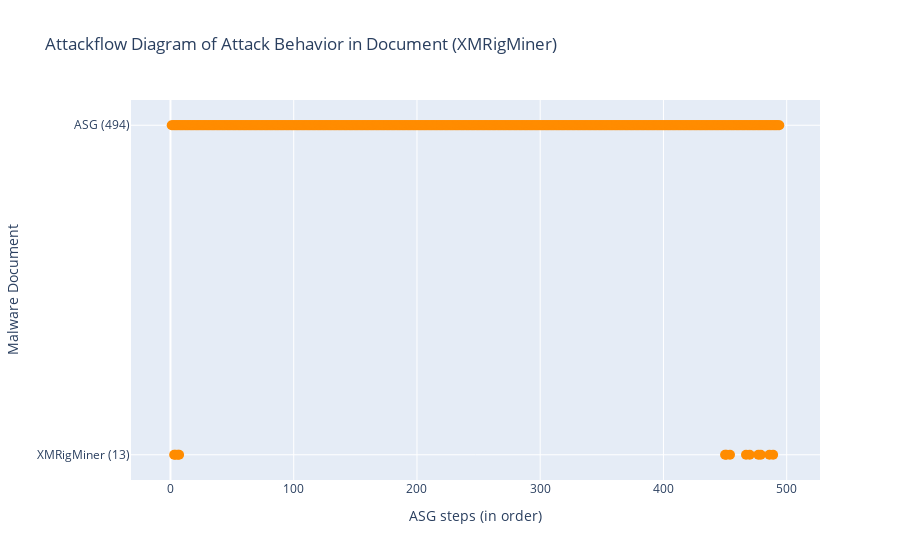

Notebook source saved alongside this figure:
### Markdown cell above
### Run Script: draw Lifecycle diagram
- 兩個 traces (legend) 一般的 OP 和 ChangeSys OP。分兩個顏色，不重疊。
- x: [a,a,a,a,b,b,b,c,c,c] 不同 report 的 step 可以放同一個 list，因為屬於同個 trace。

### Code cell
# import plotly.express as px
import plotly
import plotly.graph_objects as go

def symmetric_difference(list1: list, list2: list) -> list:
    ''' return list1 - list2. '''
    s = set(list2)
    temp3 = [x for x in list1 if x not in s]
    return temp3

def draw_lifecycle(fset:FamilySet):
    familname = fset.familyname
    # reportnames = [rem.reportname for rem in fset.rem_lst if len(rem.match_regex)]

    fig = go.Figure()
    x, y = [], []
    x_sys, y_sys = [], []
    empty_columns = []

    for i, rem in enumerate(fset.rem_lst):
        numOfDot = len(rem.ASGstep_order_index)
        reportname = rem.reportname
        try:
            reportname = rem.reportname.split('.')[0]
            reportname = reportname.split('-')[1]
        except:
            print('source domian of report not found.')
            pass
        if reportname == 'Ms':
            reportname = 'Microsoft'
        reportname += f' ({numOfDot})'
        if len(rem.ASGstep_order_index) == 0:
            empty_columns.append(reportname)
            continue
        x_sys.extend(rem.SysASGstep_order_index) # 改變系統設定檔的 OP (這個變數有問題!!!)
        y_sys.extend([reportname] * len(rem.SysASGstep_order_index))
        current_x_normal = symmetric_difference(rem.ASGstep_order_index, rem.SysASGstep_order_index) # 一般的/其餘的 OP
        # print(reportname, 'numOfDot', numOfDot, 'rem.ASGstep_order_index', rem.ASGstep_order_index)
        # print('x_normal', current_x_normal, 'x_sys', rem.SysASGstep_order_index)
        x.extend(current_x_normal)
        y.extend([reportname] * len(current_x_normal))
        pass
    # todo: add baseline's lifecycle
    num_allstep = len(set(fset.sample.step_list))
    rowname = f'ASG ({num_allstep})'
    current_x_system = fset.sample.ASGstep_sysOnly_ordered_index # fset.sample.OPset_sysOnly_ordered_index
    current_x_normal = symmetric_difference(list(range(num_allstep)), current_x_system) # all steps - sysobj steps
    # print(sorted(current_x_system)) # 只能放UPDATE的，OPEN/READ不能喔
    x_sys.extend(current_x_system)
    y_sys.extend([rowname] * len(current_x_system)) 
    x.extend(current_x_normal)
    y.extend([rowname] * len(current_x_normal))
    # print(rowname, len(fset.sample.OPset), len(current_x_system), len(current_x_normal))

    # for empty_columns when report has no OPs
    for empty_col in empty_columns:
        fig.add_trace(go.Scatter(x=[0,], y=[empty_col,], marker=dict(opacity=0)))
    
    # normal OPs
    x = [idx+1 for idx in x] # add 1 to each asg index
    fig.add_trace(go.Scatter(
        x=x,
        y=y,
        marker=dict(color="darkorange", size=10),
        mode="markers",
        name="Normal ASG step", # Normal Operation Pair
    ))

    # changeSysObj OPs
    x_sys = x = [idx+1 for idx in x_sys]
    fig.add_trace(go.Scatter(
        x=x_sys,
        y=y_sys,
        marker=dict(color="blue", size=10),
        mode="markers",
        name="Change system state ASG step", # Change SR Operation Pair
    ))

    fig.update_layout(title=f"Attackflow Diagram of Attack Behavior in Document ({familname})",
                    xaxis_title="ASG steps (in order)",
                    yaxis_title="Malware Document")
    fig.show()

    if not os.path.exists("imgs"):
        os.mkdir("imgs")
    # fig.write_image(f"./imgs/{familname}_lifecycle.png") # bug -> no responce
    # plotly.offline.plot(fig, filename=f"./imgs/{familname}_lifecycle.html", auto_open=False)
    pass

draw_lifecycle(fset)

### Figure 1 — Plotly figure (JSON) as saved in the notebook; plotly's stock layout.template omitted (floating-point values rounded to 4 significant figures; data arrays with more than 128 entries replaced by an {"elided": "..."} marker saying what was removed)
{"data": [{"marker": {"color": "darkorange", "size": 10}, "mode": "markers", "name": "Normal ASG step", "type": "scatter", "x": {"elided": "507 int values"}, "y": {"elided": "507 str values"}}, {"marker": {"color": "blue", "size": 10}, "mode": "markers", "name": "Change system state ASG step", "type": "scatter", "x": [], "y": []}], "layout": {"title": {"text": "Attackflow Diagram of Attack Behavior in Document (XMRigMiner)"}, "xaxis": {"title": {"text": "ASG steps (in order)"}}, "yaxis": {"title": {"text": "Malware Document"}}}}
